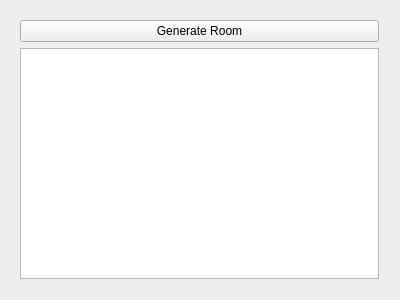
<?xml version="1.0" encoding="UTF-8"?>
<ui version="4.0">
 <class>MainWindow</class>
 <widget class="QMainWindow" name="MainWindow">
  <property name="geometry">
   <rect>
    <x>0</x>
    <y>0</y>
    <width>400</width>
    <height>300</height>
   </rect>
  </property>
  <property name="windowTitle">
   <string>MainWindow</string>
  </property>
  <widget class="QWidget" name="centralWidget">
   <widget class="QWidget" name="verticalLayoutWidget">
    <property name="geometry">
     <rect>
      <x>9</x>
      <y>9</y>
      <width>381</width>
      <height>281</height>
     </rect>
    </property>
    <layout class="QVBoxLayout" name="verticalLayout">
     <item>
      <widget class="QPushButton" name="genRoom">
       <property name="text">
        <string>Generate Room</string>
       </property>
      </widget>
     </item>
     <item>
      <widget class="QPlainTextEdit" name="resultArea"/>
     </item>
    </layout>
   </widget>
  </widget>
 </widget>
 <layoutdefault spacing="6" margin="11"/>
 <resources/>
 <connections/>
</ui>
